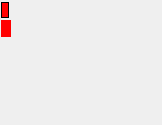
<?xml version="1.0" encoding="UTF-8"?>
<ui version="4.0">
 <class>MiniViewClass</class>
 <widget class="QWidget" name="MiniViewClass">
  <property name="geometry">
   <rect>
    <x>0</x>
    <y>0</y>
    <width>162</width>
    <height>125</height>
   </rect>
  </property>
  <property name="sizePolicy">
   <sizepolicy hsizetype="Preferred" vsizetype="Preferred">
    <horstretch>0</horstretch>
    <verstretch>0</verstretch>
   </sizepolicy>
  </property>
  <property name="mouseTracking">
   <bool>true</bool>
  </property>
  <property name="windowTitle">
   <string>MiniView</string>
  </property>
  <property name="styleSheet">
   <string notr="true"/>
  </property>
  <widget class="QWidget" name="verticalLayoutWidget">
   <property name="geometry">
    <rect>
     <x>0</x>
     <y>0</y>
     <width>41</width>
     <height>81</height>
    </rect>
   </property>
   <layout class="QVBoxLayout" name="verticalLayout">
    <property name="spacing">
     <number>2</number>
    </property>
    <property name="sizeConstraint">
     <enum>QLayout::SetFixedSize</enum>
    </property>
    <property name="leftMargin">
     <number>1</number>
    </property>
    <property name="topMargin">
     <number>2</number>
    </property>
    <property name="rightMargin">
     <number>1</number>
    </property>
    <property name="bottomMargin">
     <number>2</number>
    </property>
    <item>
     <widget class="QWidget" name="led2" native="true">
      <property name="sizePolicy">
       <sizepolicy hsizetype="Fixed" vsizetype="Fixed">
        <horstretch>0</horstretch>
        <verstretch>0</verstretch>
       </sizepolicy>
      </property>
      <property name="minimumSize">
       <size>
        <width>8</width>
        <height>16</height>
       </size>
      </property>
      <property name="maximumSize">
       <size>
        <width>8</width>
        <height>16</height>
       </size>
      </property>
      <property name="styleSheet">
       <string notr="true">background-color: #ffff0000;
border: 1px solid black</string>
      </property>
     </widget>
    </item>
    <item>
     <widget class="QWidget" name="led1" native="true">
      <property name="sizePolicy">
       <sizepolicy hsizetype="Fixed" vsizetype="Fixed">
        <horstretch>0</horstretch>
        <verstretch>0</verstretch>
       </sizepolicy>
      </property>
      <property name="minimumSize">
       <size>
        <width>10</width>
        <height>17</height>
       </size>
      </property>
      <property name="maximumSize">
       <size>
        <width>10</width>
        <height>17</height>
       </size>
      </property>
      <property name="styleSheet">
       <string notr="true">background-color:#ff0000;
border-color: rgb(255, 85, 0);</string>
      </property>
     </widget>
    </item>
   </layout>
  </widget>
 </widget>
 <layoutdefault spacing="6" margin="11"/>
 <resources/>
 <connections/>
</ui>
